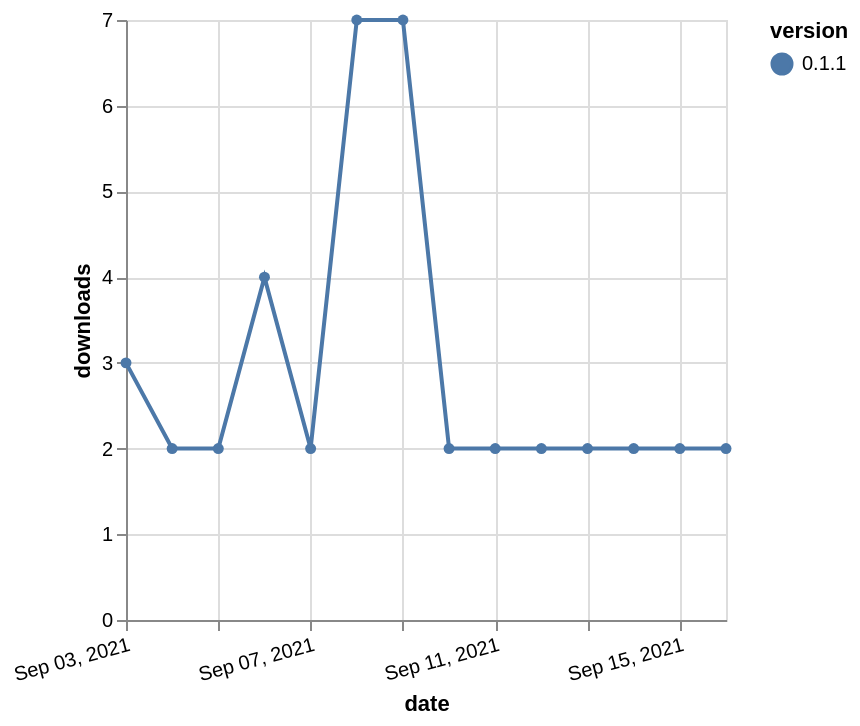

Vega-Lite specification for this chart:
### Vega-Lite specification from a JSON file in a GitHub repository (floating-point values rounded to 4 significant figures)
{"$schema": "https://vega.github.io/schema/vega-lite/v5.json", "description": "A simple bar chart with embedded data.", "data": {"values": [{"date": "2021-09-03", "total": 2970, "delta": 3, "version": "0.1.1"}, {"date": "2021-09-04", "total": 2972, "delta": 2, "version": "0.1.1"}, {"date": "2021-09-05", "total": 2974, "delta": 2, "version": "0.1.1"}, {"date": "2021-09-06", "total": 2978, "delta": 4, "version": "0.1.1"}, {"date": "2021-09-07", "total": 2980, "delta": 2, "version": "0.1.1"}, {"date": "2021-09-08", "total": 2987, "delta": 7, "version": "0.1.1"}, {"date": "2021-09-09", "total": 2994, "delta": 7, "version": "0.1.1"}, {"date": "2021-09-10", "total": 2996, "delta": 2, "version": "0.1.1"}, {"date": "2021-09-11", "total": 2998, "delta": 2, "version": "0.1.1"}, {"date": "2021-09-12", "total": 3000, "delta": 2, "version": "0.1.1"}, {"date": "2021-09-13", "total": 3002, "delta": 2, "version": "0.1.1"}, {"date": "2021-09-14", "total": 3004, "delta": 2, "version": "0.1.1"}, {"date": "2021-09-15", "total": 3006, "delta": 2, "version": "0.1.1"}, {"date": "2021-09-16", "total": 3008, "delta": 2, "version": "0.1.1"}]}, "width": "container", "mark": {"type": "line", "point": {"filled": true}}, "encoding": {"x": {"field": "date", "type": "temporal", "timeUnit": "yearmonthdate", "title": "date", "axis": {"labelAngle": -15}}, "y": {"field": "delta", "type": "quantitative", "title": "downloads"}, "color": {"field": "version", "type": "nominal"}, "tooltip": {"field": "delta"}}}
